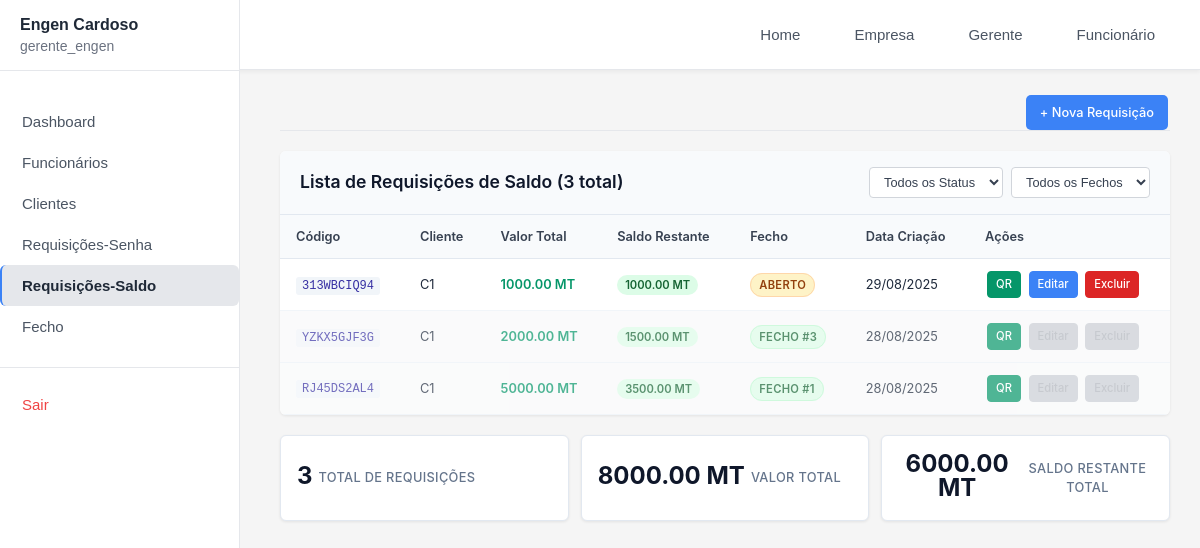
Screenshot of /gerente/requisicoes-saldo/ (signed in) with the database file from the repository.
### empresas/models.py (models this page shows, shortened)
class Empresa(models.Model):
   nome = models.CharField(max_length=200)
   status = models.BooleanField(default=True)
   gerente = models.OneToOneField(User, on_delete=models.CASCADE, related_name='empresa_gerenciada')

### gerente/models.py (models this page shows, shortened)
class RequisicaoSaldo(models.Model):
    empresa = models.ForeignKey(Empresa, on_delete=models.CASCADE, related_name='requisicoes_saldo', null=True, blank=True)
    cliente = models.ForeignKey("Cliente", on_delete=models.CASCADE, related_name='requisicoes_saldo')
    valor_total = models.DecimalField(max_digits=10, decimal_places=2, validators=[MinValueValidator(0)])
    funcionario_responsavel = models.ForeignKey("Funcionario", on_delete=models.SET_NULL, null=True, blank=True)
    codigo = models.CharField(max_length=10, unique=True, default=gerar_codigo, editable=False)
    data_criacao = models.DateTimeField(auto_now_add=True)
    ativa = models.BooleanField(default=True)
    fecho = models.ForeignKey(Fecho, on_delete=models.SET_NULL, null=True, blank=True, related_name='requisicoes_saldo')
    FORMA_PAGAMENTO_CHOICES = [
        ('transferencia', 'Transferência Bancária'),
        ('cash', 'Dinheiro (Cash)'),
        ('pos', 'POS (Cartão)'),
    ]
    forma_pagamento = models.CharField(
        max_length=20,
        choices=FORMA_PAGAMENTO_CHOICES,
        verbose_name="Forma de Pagamento",
        default='cash'
    )
    banco = models.CharField(
        max_length=100,
        null=True,
        blank=True,
        verbose_name="Nome do Banco",
        help_text="Obrigatório apenas para transferência bancária"
    )
    @property
    def saldo_restante(self):
        total_debitos = self.movimentos.aggregate(models.Sum("valor"))["valor__sum"] or 0
        return self.valor_total - total_debitos

class Cliente(models.Model):
   empresa = models.ForeignKey(Empresa, on_delete=models.CASCADE, related_name='clientes', null=True, blank=True)
   nome = models.CharField(max_length=100)
   email = models.EmailField(blank=True, null=True)
   contacto = models.CharField(max_length=20, blank=True, null=True)
   endereco = models.TextField(blank=True, null=True)
   data_criacao = models.DateTimeField(auto_now_add=True)

class Fecho(models.Model):
    empresa = models.ForeignKey(Empresa, on_delete=models.CASCADE, related_name='fechos', null=True, blank=True)
    data = models.DateTimeField(default=timezone.now)
    class Meta:
        verbose_name = "Fecho"
        verbose_name_plural = "Fechos"
        ordering = ['-data']

### gerente/views.py (the view, shortened to what this page needs)
# urls.py: path('requisicoes-saldo/', views.requisicoes_saldo, name='requisicoes_saldo'),
@login_required(login_url='/gerente/login')
@user_passes_test(is_gerente, login_url='/login')
def requisicoes_saldo(request):
    empresa = get_empresa_usuario(request.user)
    if not empresa:
        messages.error(request, 'Empresa não encontrada.')
        return redirect('login')
    requisicoes = (
        RequisicaoSaldo.objects.filter(empresa=empresa, ativa=True)
        .select_related('cliente', 'fecho')  # ADICIONADO select_related para 'fecho'
        .prefetch_related('movimentos')
        .order_by('-data_criacao')
    )
    status_filter = request.GET.get('status', '')
    fecho_filter = request.GET.get('fecho', '')  # NOVO FILTRO
    search = request.GET.get('search', '')
    if search:
        requisicoes = requisicoes.filter(
            Q(cliente__nome__icontains=search) |
            Q(id__icontains=search) |
            Q(codigo__icontains=search)
        )
    if fecho_filter == 'fechado':
        requisicoes = requisicoes.filter(fecho__isnull=False)
    elif fecho_filter == 'aberto':
        requisicoes = requisicoes.filter(fecho__isnull=True)
    total_valor = sum(r.valor_total for r in requisicoes)
    saldo_restante_total = sum(r.saldo_restante for r in requisicoes)
    context = {
        'requisicoes': requisicoes,
        'search': search,
        'status_filter': status_filter,
        'fecho_filter': fecho_filter,  # NOVO CONTEXTO
        'total_valor': total_valor,
        'saldo_restante_total': saldo_restante_total,
    }
    return render(request, 'gerente/requisicoes_saldo.html', context)

### gerente/context_processors.py (called while the page is built)
def empresa_context(request):
    if request.user.is_authenticated:
        try:
            if hasattr(request.user, 'empresa_gerenciada'):
                return {'empresa_atual': request.user.empresa_gerenciada}
            elif hasattr(request.user, 'funcionario'):
                return {'empresa_atual': request.user.funcionario.empresa}
        except:
            pass
    return {'empresa_atual': None}

### gerente/views.py (called while the page is built)
def is_gerente(user):
  return user.groups.filter(name='Gerente').exists()

def get_empresa_usuario(user):
   try:
       if hasattr(user, 'empresa_gerenciada'):
           return user.empresa_gerenciada
       elif hasattr(user, 'funcionario'):
           return user.funcionario.empresa
   except:
       pass
   return None

### templates/gerente/requisicoes_saldo.html (shortened to what this page needs)
{% extends 'gerente/base.html' %}
{% block content %}
<div class="adicionar-content">
    <div class="content-header">
        <a href="{% url 'adicionar_requisicao_saldo' %}" class="btn-primary">
            + Nova Requisição
        </a>
    </div>
    <div class="table-container">
        <div class="table-header">
            <h3>Lista de Requisições de Saldo ({{ requisicoes.count }} total)</h3>
            <div class="table-filters">
                <select class="filter-select" id="statusFilter" onchange="filterByStatus()">
                    <option value="">Todos os Status</option>
                </select>
                <select class="filter-select" id="fechoFilter" onchange="filterByFecho()">
                    <option value="">Todos os Fechos</option>
                </select>
            </div>
        </div>
        <div class="table-wrapper">
            {% if requisicoes %}
            <table>
                <thead>
                    <tr>
                        <th>Código</th>
                        <th>Cliente</th>
                        <th>Valor Total</th>
                        <th>Saldo Restante</th>
                        <th>Fecho</th>
                        <th>Data Criação</th>
                        <th>Ações</th>
                    </tr>
                </thead>
                <tbody>
                    {% for requisicao in requisicoes %}
                    <tr
                        class="{% if requisicao.fecho %}row-fechado{% endif %}"
                        data-status="{% if requisicao.saldo_restante == 0 %}esgotado{% elif requisicao.saldo_restante <= 50 %}baixo{% elif requisicao.saldo_restante <= 200 %}medio{% else %}alto{% endif %}"
                        data-fecho="{% if requisicao.fecho %}fechado{% else %}aberto{% endif %}">
                        <td>
                            <code>{{ requisicao.codigo }}</code>
                        </td>
                        <td>{{ requisicao.cliente.nome }}</td>
                        <td class="valor-cell">{{ requisicao.valor_total }} MT</td>
                        <td>
                            <span
                                class="senhas-restante {% if requisicao.saldo_restante == 0 %}completo{% elif requisicao.saldo_restante <= 50 %}baixo{% elif requisicao.saldo_restante <= 200 %}medio{% else %}alto{% endif %}">
                                {{ requisicao.saldo_restante }} MT
                            </span>
                        </td>
                        <td>
                            {% if requisicao.fecho %}
                                <span class="fecho-badge fecho-fechado" title="Fechado em {{ requisicao.fecho.data|date:'d/m/Y H:i' }}">
                                    Fecho #{{ requisicao.fecho.id }}
                                </span>
                            {% else %}
                                <span class="fecho-badge fecho-aberto">
                                    Aberto
                                </span>
                            {% endif %}
                        </td>
                        <td>{{ requisicao.data_criacao|date:"d/m/Y" }}</td>
                        <td class="actions-cell">
                            {% if requisicao.fecho %}
                                <a href="{% url 'imprimir_qr_codes_saldo' requisicao.id %}" class="btn-action btn-qr" title="Visualizar QR Codes">QR</a>
                                <span class="btn-action btn-disabled" title="Não é possível editar requisições fechadas">Editar</span>
                                <span class="btn-action btn-disabled" title="Não é possível excluir requisições fechadas">Excluir</span>
                            {% else %}
                                <a href="{% url 'imprimir_qr_codes_saldo' requisicao.id %}" class="btn-action btn-qr" title="Gerar QR Codes">QR</a>
                                <a href="{% url 'editar_requisicao_saldo' requisicao.id %}" class="btn-action btn-edit">Editar</a>
                                <a href="{% url 'deletar_requisicao_saldo' requisicao.id %}" class="btn-action btn-delete"
                                    onclick="return confirm('Tem certeza que deseja excluir esta requisição de saldo?')">Excluir</a>
                            {% endif %}
                        </td>
                    </tr>
                    {% endfor %}
                </tbody>
            </table>
            {% endif %}
        </div>
    </div>
    {% if requisicoes %}
    <div class="stats-container">
        <div class="stats-grid">
            <div class="stat-item">
                <span class="stat-number">{{ requisicoes.count }}</span>
                <span class="stat-label">Total de Requisições</span>
            </div>
            <div class="stat-item">
                <span class="stat-number">{{ total_valor|default:0 }} MT</span>
                <span class="stat-label">Valor Total</span>
            </div>
            <div class="stat-item">
                <span class="stat-number">{{ saldo_restante_total|default:0 }} MT</span>
                <span class="stat-label">Saldo Restante Total</span>
            </div>
        </div>
    </div>
    {% endif %}
</div>
{% endblock %}

### templates/gerente/sidebar.html (shortened to what this page needs)
<div class="sidebar">
    <div class="user-section">
        <div class="empresa-name">{{ empresa_atual.nome|default:"Sistema" }}</div>
        <div class="user-info">{{ request.user.get_full_name|default:request.user.username }}</div>
    </div>
    <nav class="sidebar-nav">
        <ul class="nav-list">
            <li class="nav-item">
                <a href="{% url 'dashboard' %}"
                    class="nav-link {% if request.resolver_match.url_name == 'dashboard' %}active{% endif %}">
                    Dashboard
                </a>
            </li>
            <li class="nav-item">
                <a href="{% url 'funcionarios' %}"
                    class="nav-link {% if request.resolver_match.url_name == 'funcionarios' %}active{% endif %}">
                    Funcionários
                </a>
            </li>
            <li class="nav-item">
                <a href="{% url 'clientes' %}"
                    class="nav-link {% if request.resolver_match.url_name == 'clientes' %}active{% endif %}">
                    Clientes
                </a>
            </li>
            <li class="nav-item">
                <a href="{% url 'requisicoes' %}"
                    class="nav-link {% if request.resolver_match.url_name == 'requisicoes' %}active{% endif %}">
                    Requisições-Senha
                </a>
            </li>
            <li class="nav-item">
                <a href="{% url 'requisicoes_saldo' %}"
                    class="nav-link {% if request.resolver_match.url_name == 'requisicoes_saldo' %}active{% endif %}">
                    Requisições-Saldo
                </a>
            </li>
            <li class="nav-item">
                <a href="{% url 'fecho' %}"
                    class="nav-link {% if request.resolver_match.url_name == 'fecho' %}active{% endif %}">
                    Fecho
                </a>
            </li>
            <li class="nav-item nav-divider">
                <a href="{% url 'logout' %}" class="nav-link nav-logout">
                    Sair
                </a>
            </li>
        </ul>
    </nav>
</div>

### templates/gerente/navbar.html (style rules this page uses)
.nav-link { color: #4b5563; text-decoration: none; padding: 8px 16px; border-radius: 6px; transition: all 0.2s ease; font-size: 0.95rem; font-weight: 500; }

### templates/gerente/sidebar.html (style rules this page uses)
.sidebar { width: 240px; background-color: #ffffff; min-height: 100vh; position: fixed; top: 0; left: 0; overflow-y: auto; border-right: 1px solid #e5e7eb; display: flex; flex-direction: column; z-index: 2000; }
.user-section { padding: 16px 20px; background-color: #ffffff; border-bottom: 1px solid #e5e7eb; text-align: left; }
.empresa-name { color: #1f2937; font-size: 16px; font-weight: 600; letter-spacing: 0; margin-bottom: 4px; text-transform: capitalize; }
.user-info { color: #6b7280; font-size: 14px; font-weight: 400; opacity: 1; }
.sidebar-nav { flex-grow: 1; padding-top: 30px; }
.nav-list { list-style: none; padding: 0; margin: 0; }
.nav-item { margin: 0; }
.nav-divider { margin-top: auto; padding-top: 16px; border-top: 1px solid #e5e7eb; margin-top: 20px; }
.nav-link { display: flex; align-items: center; padding: 12px 20px; color: #4b5563; text-decoration: none; font-size: 15px; font-weight: 500; transition: background-color 0.2s, color 0.2s; border-left: 2px solid transparent; }
.nav-link.active { background-color: #e5e7eb; color: #1f2937; border-left-color: #3b82f6; font-weight: 600; }
.nav-link.active::before { content: none; }
.nav-logout { color: #ef4444; }

### rows the page displays
Empresa: nome "Engen Cardoso"
RequisicaoSaldo: codigo "313WBCIQ94", cliente.nome "C1", valor_total "1000.00", saldo_restante "1000.00", shows "ABERTO", data_criacao "29/08/2025", shows "QR"
RequisicaoSaldo: codigo "YZKX5GJF3G", cliente.nome "C1", valor_total "2000.00", saldo_restante "1500.00", fecho.id "3", data_criacao "28/08/2025", shows "QR"
RequisicaoSaldo: codigo "RJ45DS2AL4", cliente.nome "C1", valor_total "5000.00", saldo_restante "3500.00", fecho.id "1", data_criacao "28/08/2025", shows "QR"

### other values shown
{{ request.user.get_full_name|default:request.user.username }} "gerente_engen"
{{ requisicoes.count }} "3"
{{ total_valor|default:0 }} "8000.00"
{{ saldo_restante_total|default:0 }} "6000.00"
